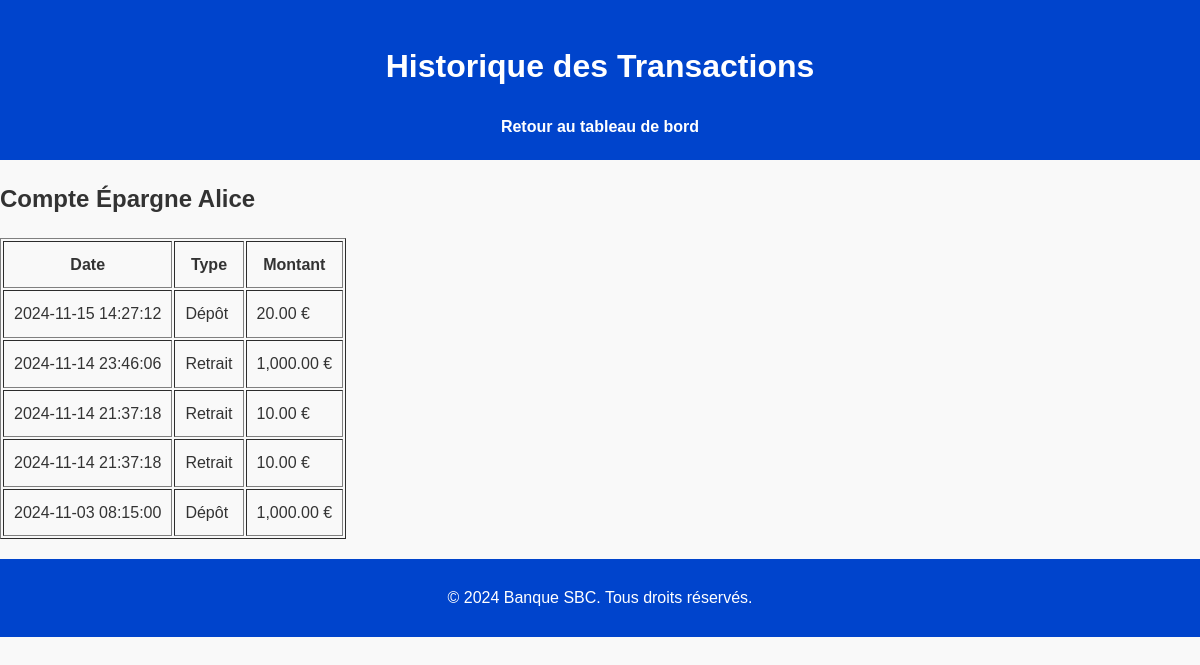
The app's page /transactions.php?account_id=2 (signed in) with its own data.
### tables this page shows
CREATE TABLE `accounts` (
  `id` int(11) NOT NULL,
  `user_id` int(11) NOT NULL,
  `account_name` varchar(100) NOT NULL,
  `account_type` enum('courant','épargne') NOT NULL,
  `balance` decimal(10,2) DEFAULT 0.00,
  `created_at` timestamp NOT NULL DEFAULT current_timestamp()
);

CREATE TABLE `transactions` (
  `id` int(11) NOT NULL,
  `account_id` int(11) NOT NULL,
  `transaction_type` enum('dépôt','retrait') NOT NULL,
  `amount` decimal(10,2) NOT NULL,
  `transaction_date` timestamp NOT NULL DEFAULT current_timestamp()
);

### transactions.php (the view, shortened to what this page needs)
<?php
require 'config/db.php';
if (isset($_GET['account_id'])) {
    $account_id = $_GET['account_id'];
    $user_id = $_SESSION['user_id'];
    $stmt = $conn->prepare("SELECT account_name FROM accounts WHERE id = :account_id AND user_id = :user_id");
    $stmt->execute([':account_id' => $account_id, ':user_id' => $user_id]);
    $account = $stmt->fetch();
    $stmt = $conn->prepare("SELECT * FROM transactions WHERE account_id = :account_id ORDER BY transaction_date DESC");
    $stmt->execute([':account_id' => $account_id]);
    $transactions = $stmt->fetchAll();
} else {
    die("Aucun compte sélectionné.");
}
?>
<!DOCTYPE html>
<html lang="en">
<head>
    <link rel="stylesheet" href="assets/css/styles.css">
</head>
<body>
    <header>
        <h1>Historique des Transactions</h1>
        <nav>
            <a href="dashboard.php">Retour au tableau de bord</a>
        </nav>
    </header>
    <main>
        <h2><?= $account['account_name'] ?></h2>
        <?php if ($transactions): ?>
            <table border="1" cellpadding="10">
                <thead>
                    <tr>
                        <th>Date</th>
                        <th>Type</th>
                        <th>Montant</th>
                    </tr>
                </thead>
                <tbody>
                    <?php foreach ($transactions as $transaction): ?>
                        <tr>
                            <td><?= $transaction['transaction_date'] ?></td>
                            <td><?= ucfirst($transaction['transaction_type']) ?></td>
                            <td><?= number_format($transaction['amount'], 2) ?> €</td>
                        </tr>
                    <?php endforeach; ?>
                </tbody>
            </table>
        <?php else: ?>
            <p>Aucune transaction trouvée pour ce compte.</p>
        <?php endif; ?>
    </main>
    <footer>
        <p>&copy; 2024 Banque SBC. Tous droits réservés.</p>
    </footer>
</body>
</html>

### assets/css/styles.css (style rules this page uses)
body { font-family: Arial, sans-serif; margin: 0; padding: 0; background-color: #f9f9f9; color: #333; line-height: 1.6; }
header { background-color: #0044cc; color: white; padding: 20px; text-align: center; }
header nav a { color: white; text-decoration: none; margin: 0 10px; font-weight: bold; }
footer { background-color: #0044cc; color: white; text-align: center; padding: 10px 0; margin-top: 20px; }

### records on screen
accounts: account_name "Compte Épargne Alice"
transactions: transaction_date "2024-11-15 14:27:12", transaction_type "Dépôt", amount "20.00"
transactions: transaction_date "2024-11-14 23:46:06", transaction_type "Retrait", amount "1,000.00"
transactions: transaction_date "2024-11-14 21:37:18", transaction_type "Retrait", amount "10.00"
transactions: transaction_date "2024-11-14 21:37:18", transaction_type "Retrait", amount "10.00"
transactions: transaction_date "2024-11-03 08:15:00", transaction_type "Dépôt", amount "1,000.00"
